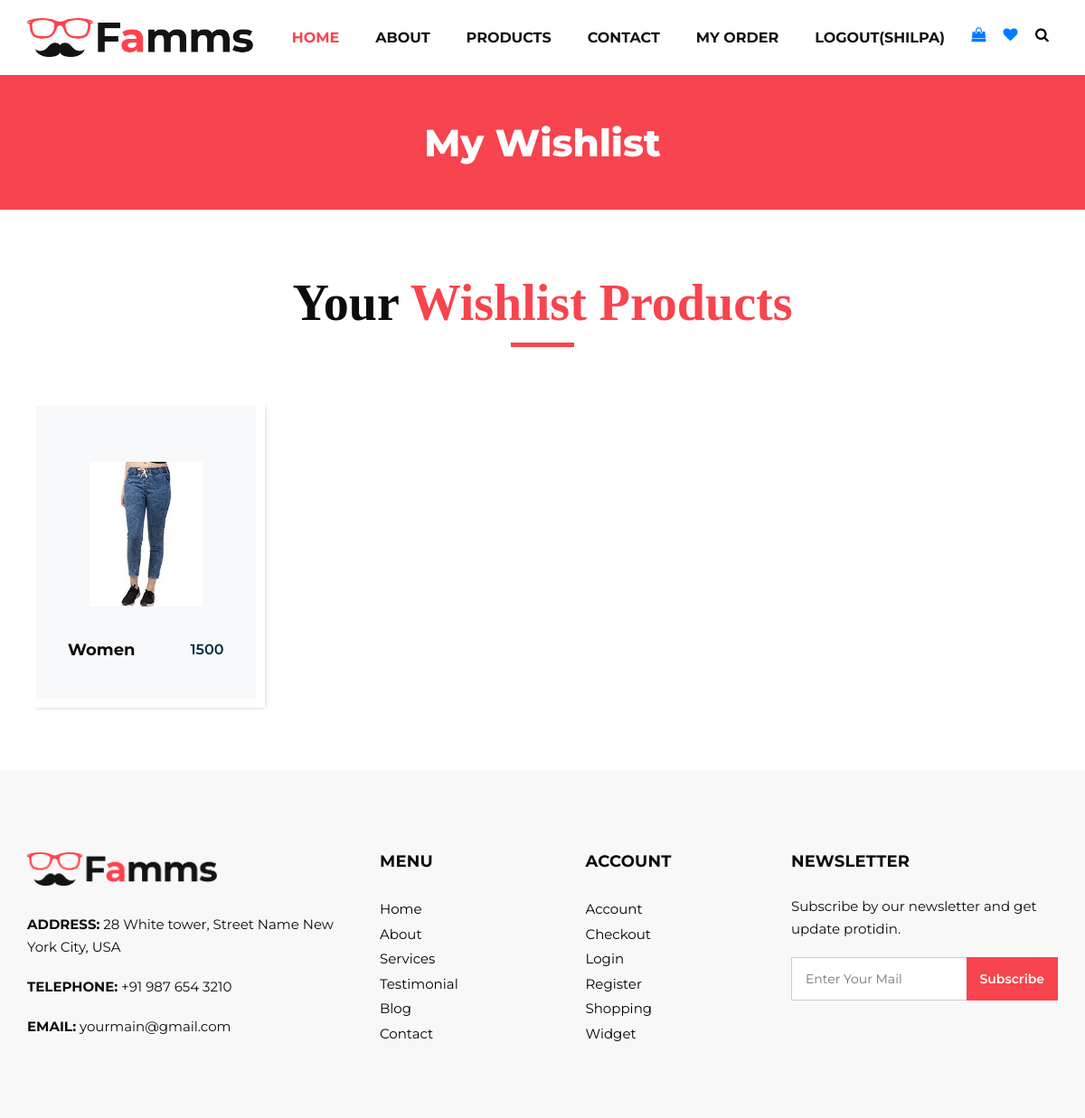
The app's page /mywishlist/ (signed in) with its own data.
### myapp/models.py (models this page shows, shortened)
class wishlist(models.Model):
	user=models.ForeignKey(User,on_delete=models.CASCADE)
	product=models.ForeignKey(Product,on_delete=models.CASCADE)
	date=models.DateTimeField(default=timezone.now)

class Product(models.Model):
	choice1=(
		('men','men'),
		('women','women'),
		('kid','kid'),
		)
	choice2=(
		('jeans','jeans'),
		('tshirt','tshirt'),
		('top','top'),
		)
	choice3=(
		('s','s'),
		('m','m'),
		('l','l'),
		)
	seller=models.ForeignKey(User,on_delete=models.CASCADE)
	product_category=models.CharField(max_length=100,choices=choice1)
	product_type=models.CharField(max_length=100,choices=choice2)
	product_size=models.CharField(max_length=100,choices=choice3)
	product_price=models.PositiveIntegerField()
	product_desc=models.TextField()
	product_image=models.ImageField(upload_to="product_images/")

### myapp/views.py (the view)
# urls.py: path('mywishlist/',views.mywishlist,name='mywishlist'),
def mywishlist(request):
	user=User.objects.get(email=request.session['email'])
	wishlists=wishlist.objects.filter(user=user)
	return render(request,'mywishlist.html',{'wishlists':wishlists})

### myapp/templates/mywishlist.html (shortened to what this page needs)
{% extends 'header.html' %}
{% load static %}
{% block content %}
<!DOCTYPE html>
<html>
      <section class="inner_page_head">
         <div class="container_fuild">
            <div class="row">
               <div class="col-md-12">
                  <div class="full">
                     <h3>My Wishlist</h3>
                  </div>
               </div>
            </div>
         </div>
      </section>
      <section class="product_section layout_padding">
         <div class="container">
            <div class="heading_container heading_center">
               {% if wishlists%}
               <h2>
                  Your <span> Wishlist Products</span>
               </h2>
               {% else %}
               <h2>
                  No <span>products In Wishlist</span>
               </h2>
               {% endif %}
            </div>
            <div class="row">
               {% for i in wishlists %}
               <div class="col-sm-6 col-md-4 col-lg-3">
                  <div class="box">
                     <div class="img-box">
                        <img src="{{ i.product.product_image.url }}" alt="">
                     </div>
                     <div class="detail-box">
                        <h5>
                           {{i.product.product_category}}
                        </h5>
                        <h6>
                           {{i.product.product_price}}
                        </h6>
                     </div>
                  </div>
               </div>
             {% endfor %}
         </div>
      </section>
   </body>
</html>
{% endblock %}

### myapp/static/css/style.css (style rules this page uses)
* { box-sizing: border-box; }
body { font-family: 'Montserrat', sans-serif; color: #0c0c0c; background-color: #ffffff; overflow-x: hidden; }
.layout_padding { padding: 70px 0; }
h1, h2 { font-family: 'Playfair Display', serif; }
.heading_container { display: -webkit-box; display: -ms-flexbox; display: flex; -webkit-box-orient: vertical; -webkit-box-direction: normal; -ms-flex-direction: column; flex-direction: column; -webkit-box-align: start; -ms-flex-align: start; align-items: flex-start; }
.heading_container h2 { position: relative; margin-bottom: 0; font-size: 3.5rem; font-weight: bold; }
.heading_container h2::after { content: ""; display: block; width: 70px; height: 5px; background: #f7444e; margin: 10px auto 10px; }
.heading_container h2 span { color: #f7444e; }
.heading_container.heading_center { -webkit-box-align: center; -ms-flex-align: center; align-items: center; text-align: center; }
.product_section .heading_container { margin-bottom: 20px; }
.product_section .box { position: relative; margin-top: 25px; padding: 35px 35px; background-color: #f7f8f9; -webkit-transition: all .3s; transition: all .3s; overflow: hidden; box-shadow: 5px 5px 5px -5px rgba(0,0,0,.2); border: solid #fff 10px; }
.product_section .box .img-box { display: -webkit-box; display: -ms-flexbox; display: flex; -webkit-box-pack: center; -ms-flex-pack: center; justify-content: center; -webkit-box-align: center; -ms-flex-align: center; align-items: center; height: 215px; }
.product_section .box .img-box img { max-width: 100%; max-height: 160px; -webkit-transition: all .3s; transition: all .3s; }
.product_section .box .detail-box { text-align: center; display: -webkit-box; display: -ms-flexbox; display: flex; -webkit-box-pack: justify; -ms-flex-pack: justify; justify-content: space-between; }
.product_section .box .detail-box h5 { font-size: 18px; margin-top: 10px; }
.product_section .box .detail-box h6 { margin-top: 10px; color: #002c3e; font-weight: 600; }
.detail-box h5 { font-size: 21px; font-weight: 700; }
.inner_page_head { background: #f7444e; text-align: center; color: #fff; padding-top: 50px; padding-bottom: 40px; }
.inner_page_head h3 { font-size: 42px; font-weight: 800; }

### myapp/static/css/responsive.css (style rules this page uses)
@media (min-width: 1200px) { .container { max-width: 1170px; } }

### records on screen
wishlist: product.product_image (picture), product.product_category "Women", product.product_price "1500"

### other values on screen
{{ request.session.fname }} "SHILPA"
